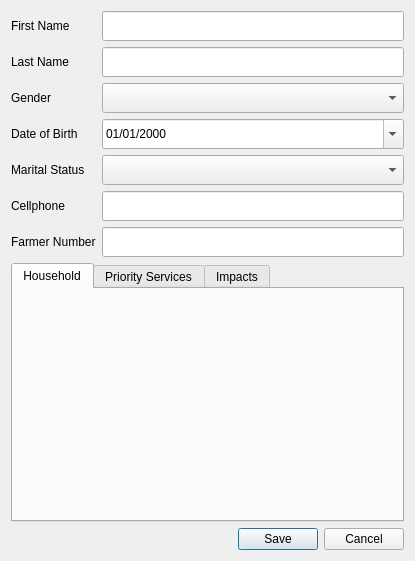
<?xml version="1.0" encoding="UTF-8"?>
<ui version="4.0">
 <class>frmFarmer</class>
 <widget class="QDialog" name="frmFarmer">
  <property name="geometry">
   <rect>
    <x>0</x>
    <y>0</y>
    <width>415</width>
    <height>561</height>
   </rect>
  </property>
  <property name="windowTitle">
   <string>Farmer Editor</string>
  </property>
  <layout class="QGridLayout" name="gridLayout">
   <item row="0" column="0" colspan="2">
    <layout class="QVBoxLayout" name="vlNotification"/>
   </item>
   <item row="1" column="0">
    <widget class="QLabel" name="label">
     <property name="text">
      <string>First Name</string>
     </property>
    </widget>
   </item>
   <item row="1" column="1">
    <widget class="QLineEdit" name="txtFirstName">
     <property name="minimumSize">
      <size>
       <width>0</width>
       <height>30</height>
      </size>
     </property>
     <property name="maxLength">
      <number>50</number>
     </property>
    </widget>
   </item>
   <item row="2" column="0">
    <widget class="QLabel" name="label_2">
     <property name="text">
      <string>Last Name</string>
     </property>
    </widget>
   </item>
   <item row="2" column="1">
    <widget class="QLineEdit" name="txtLastName">
     <property name="minimumSize">
      <size>
       <width>0</width>
       <height>30</height>
      </size>
     </property>
     <property name="maxLength">
      <number>50</number>
     </property>
    </widget>
   </item>
   <item row="3" column="0">
    <widget class="QLabel" name="label_3">
     <property name="text">
      <string>Gender</string>
     </property>
    </widget>
   </item>
   <item row="3" column="1">
    <widget class="QComboBox" name="cboGender">
     <property name="minimumSize">
      <size>
       <width>0</width>
       <height>30</height>
      </size>
     </property>
    </widget>
   </item>
   <item row="4" column="0">
    <widget class="QLabel" name="label_4">
     <property name="text">
      <string>Date of Birth</string>
     </property>
    </widget>
   </item>
   <item row="4" column="1">
    <widget class="QDateEdit" name="dtDoB">
     <property name="minimumSize">
      <size>
       <width>0</width>
       <height>30</height>
      </size>
     </property>
     <property name="displayFormat">
      <string>dd/MM/yyyy</string>
     </property>
     <property name="calendarPopup">
      <bool>true</bool>
     </property>
    </widget>
   </item>
   <item row="5" column="0">
    <widget class="QLabel" name="label_5">
     <property name="text">
      <string>Marital Status</string>
     </property>
    </widget>
   </item>
   <item row="5" column="1">
    <widget class="QComboBox" name="cboMaritalStatus">
     <property name="minimumSize">
      <size>
       <width>0</width>
       <height>30</height>
      </size>
     </property>
    </widget>
   </item>
   <item row="6" column="0">
    <widget class="QLabel" name="label_6">
     <property name="text">
      <string>Cellphone</string>
     </property>
    </widget>
   </item>
   <item row="6" column="1">
    <widget class="QLineEdit" name="txtCellphone">
     <property name="minimumSize">
      <size>
       <width>0</width>
       <height>30</height>
      </size>
     </property>
     <property name="maxLength">
      <number>20</number>
     </property>
    </widget>
   </item>
   <item row="7" column="0">
    <widget class="QLabel" name="label_7">
     <property name="text">
      <string>Farmer Number</string>
     </property>
    </widget>
   </item>
   <item row="7" column="1">
    <widget class="ValidatingLineEdit" name="txtFarmerNumber">
     <property name="minimumSize">
      <size>
       <width>0</width>
       <height>30</height>
      </size>
     </property>
    </widget>
   </item>
   <item row="8" column="0" colspan="2">
    <widget class="QTabWidget" name="tabWidget">
     <property name="currentIndex">
      <number>0</number>
     </property>
     <widget class="ForeignKeyMapper" name="tab">
      <attribute name="title">
       <string>Household</string>
      </attribute>
     </widget>
     <widget class="ForeignKeyMapper" name="tab_2">
      <attribute name="title">
       <string>Priority Services</string>
      </attribute>
     </widget>
     <widget class="ForeignKeyMapper" name="tab_3">
      <attribute name="title">
       <string>Impacts</string>
      </attribute>
     </widget>
    </widget>
   </item>
   <item row="9" column="0" colspan="2">
    <widget class="QDialogButtonBox" name="buttonBox">
     <property name="orientation">
      <enum>Qt::Horizontal</enum>
     </property>
     <property name="standardButtons">
      <set>QDialogButtonBox::Cancel|QDialogButtonBox::Save</set>
     </property>
    </widget>
   </item>
  </layout>
 </widget>
 <customwidgets>
  <customwidget>
   <class>ForeignKeyMapper</class>
   <extends>QWidget</extends>
   <header>.ForeignKeyMapper</header>
   <container>1</container>
  </customwidget>
  <customwidget>
   <class>ValidatingLineEdit</class>
   <extends>QLineEdit</extends>
   <header>customcontrols</header>
  </customwidget>
 </customwidgets>
 <tabstops>
  <tabstop>txtFirstName</tabstop>
  <tabstop>txtLastName</tabstop>
  <tabstop>cboGender</tabstop>
  <tabstop>dtDoB</tabstop>
  <tabstop>cboMaritalStatus</tabstop>
  <tabstop>txtCellphone</tabstop>
  <tabstop>buttonBox</tabstop>
 </tabstops>
 <resources/>
 <connections/>
</ui>
